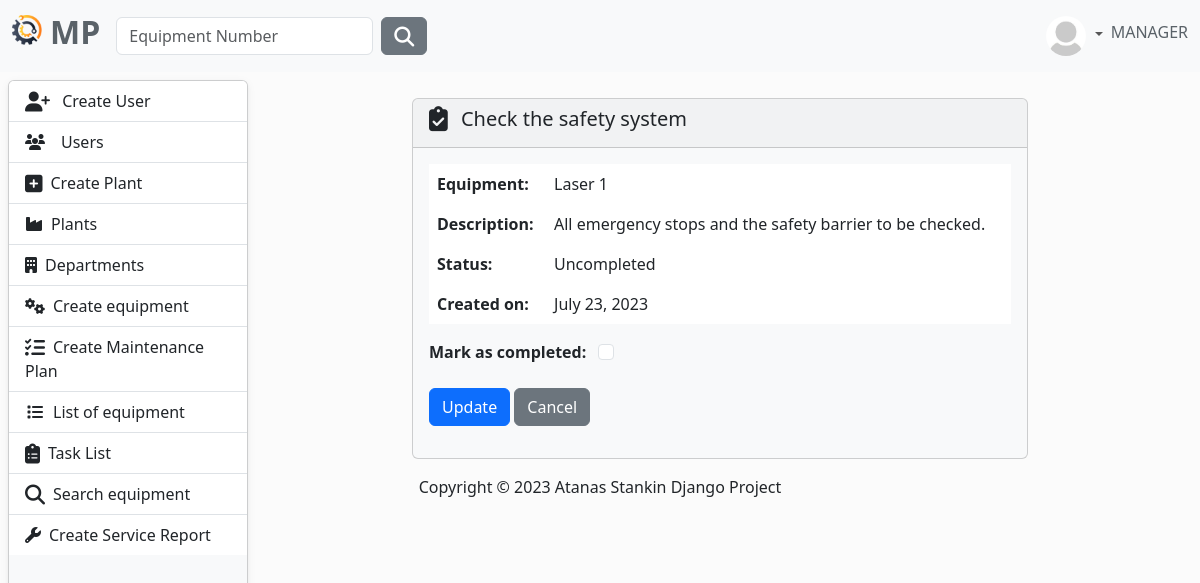
The app's page /task/user-update-task/19/ (signed in) with its own data.
### MaintenancePlanner/accounts/models.py (models this page shows, shortened)
class AppUser(AbstractUser, PermissionsMixin):
    username = models.CharField(
        max_length=30,
        validators=[
            MinLengthValidator(4),
        ],
        unique=True,
    )
    first_name = models.CharField(
        max_length=30,
        validators=[
            MinLengthValidator(2),
            user_name_validator,
        ]
    )
    last_name = models.CharField(
        max_length=30,
        validators=[
            MinLengthValidator(2),
            user_name_validator,
        ]
    )
    email = models.EmailField(unique=True)
    class Role(models.TextChoices):
        MANAGER = "MANAGER", 'Manager'
        SUPERVISOR = "SUPERVISOR", 'Supervisor'
        OPERATOR = "OPERATOR", 'Operator'
    role = models.CharField(max_length=50, choices=Role.choices)

class Profile(models.Model):
    user = models.OneToOneField(AppUser, on_delete=models.CASCADE)
    image = models.ImageField(
        default='images/default.jpg',
        null=True,
        blank=True,
        upload_to='images/'
    )

### MaintenancePlanner/task/models.py (models this page shows, shortened)
class Task(models.Model):
    technician = models.ForeignKey(UserModel, on_delete=models.CASCADE)
    equipment = models.ForeignKey(
        to=Equipment,
        on_delete=models.CASCADE,
    )
    title = models.CharField(
        max_length=256,
    )
    description = models.TextField(null=True, blank=True)
    complete = models.BooleanField(default=False)
    created_on = models.DateField(auto_now_add=True)
    class Meta:
        ordering = ['complete']

### MaintenancePlanner/equipment/models.py (models this page shows)
class Equipment(models.Model):
    description = models.CharField(
        max_length=50,
        validators=[equipment_name_validator],
    )
    type = models.CharField(
        max_length=30,
        choices=TYPE_OF_EQUIPMENT
    )
    acquisition_date = models.DateField(
        blank=True,
        null=True,
        verbose_name='Acquisition Date',
    )
    acquisition_value = models.FloatField(
        blank=True,
        null=True,
        verbose_name='Acquisition Value',
    )
    currency_code = models.CharField(
        max_length=10,
        choices=CURRENCY_CHOICES,
        default='EUR',
    )
    year_of_manufacture = models.PositiveIntegerField(
        verbose_name='Year of Manufacture',
        null=True,
        blank=True,
    )
    manufacturer = models.CharField(
        max_length=30,
        blank=True,
        null=True,
    )
    model_number = models.CharField(
        max_length=30,
        blank=True,
        null=True,
        verbose_name='Model Number'
    )
    part_number = models.CharField(
        max_length=30,
        blank=True,
        null=True,
        verbose_name='Manufacturer Part Number',
    )
    serial_number = models.CharField(
        max_length=30,
        blank=True,
        null=True,
        verbose_name='Manufacturer Serial Number',
    )
    plant = models.ForeignKey(
        to=Plant,
        on_delete=models.CASCADE)
    department = models.ForeignKey(
        to=Department,
        on_delete=models.CASCADE)
    def __str__(self):
        return self.description

### MaintenancePlanner/task/views.py (the view)
# urls.py: path('user-update-task/<int:pk>/', UserUpdateTask.as_view(), name='user-update-task'),
class UserUpdateTask(LoginRequiredMixin, UpdateView):
    template_name = 'user-update-task.html'
    model = Task
    form_class = UserUpdateTaskForm
    success_url = reverse_lazy('user-task-list')

### MaintenancePlanner/task/forms.py
class UserUpdateTaskForm(forms.ModelForm):
    class Meta:
        model = Task
        fields = ('complete',)
        labels = {
            'complete': 'Mark as completed: '
        }
        widgets = {
            'complete': forms.CheckboxInput(attrs={
                'class': 'form-check-input',
                'type': "checkbox",
                'id': 'flexCheckDefault',
            }),
        }

### MaintenancePlanner/task/templates/user-update-task.html (shortened to what this page needs)
{% extends "base.html" %}
{% load static %}
{% block content %}
    <div class="row justify-content-center mt-3">
        <div class="col-8">
            <div class="card bg-light mb-3" style="max-width: 200rem;">
                <div class="card-header">
                    <h5>
                        <i class="fa-solid fa-clipboard-check fa-lg me-2"></i>
                        {{ task.title }}
                    </h5>
                </div>
                <div class="card-body">
                    <table class="table table-hover table-borderless">
                        <tr>
                            <td>
                                <strong>Equipment:</strong>
                            </td>
                            <td>
                                {{ task.equipment }}
                            </td>
                        </tr>
                        <tr>
                            <td>
                                <strong>Description:</strong>
                            </td>
                            <td>
                                {{ task.description }}
                            </td>
                        </tr>
                        <tr>
                            <td>
                                <strong>Status:</strong>
                            </td>
                            <td>
                                {% if task.complete %}
                                    Completed
                                {% else %}
                                    Uncompleted
                                {% endif %}
                            </td>
                        </tr>
                        <tr>
                            <td>
                                <strong>Created on:</strong>
                            </td>
                            <td>
                                {{ task.created_on }}
                            </td>
                        </tr>
                    </table>
                    <form method="POST" enctype="multipart/form-data">
                        {% for field in form %}
                            <label class="fw-bold me-2 mb-4" for="{{ field.id_for_label }}">{{ field.label }}</label>
                            {{ field }}
                        {% endfor %}
                        <div class="mb-3">
                            <button type="submit" class="btn btn-primary ">Update</button>
                            <a href="{% url 'user-task-list' %}" class="btn btn-secondary">Cancel</a>
                        </div>
                    </form>
                </div>
            </div>
        </div>
    </div>
{% endblock content %}

### templates/partials/navbar.html (shortened to what this page needs)
{% load static %}
<nav class="navbar navbar-expand-lg bg-light fixed-top" data-bs-theme="light">
    <div class="container-fluid">
        <a class="navbar-brand" href="{% url 'home-page' %}">
            <ul class="navbar-nav ms-auto d-flex flex-row">
                <li><img class="logo me-2" src="{% static 'img/logo.png' %}" alt="logo" height="30"></li>
                <li><h2 style="color: #5a6268; font-weight: bold">MP</h2></li>
            </ul>
        </a>
        <div class="collapse navbar-collapse" id="navbarColor01">
            {% if user.is_authenticated %}
                <form class="d-flex" method=POST action="{% url 'search-equipment' %}">
                    <input class="form-control me-sm-2" type="search" placeholder="Equipment Number"
                           name="number">
                    <button class="btn btn-secondary my-2 my-sm-0" type="submit"><i
                            class="fa-solid fa-magnifying-glass fa-lg"></i></button>
                </form>
            {% endif %}
            <ul class="navbar-nav ms-auto d-flex flex-row">
                {% if not request.user.is_authenticated %}
                    <li class="nav-item">
                        <a class="nav-link" href="{% url 'login' %}"><i
                                class="fa-solid fa-right-to-bracket fa-lg me-2"></i>Sig In
                        </a>
                    </li>
                {% else %}
                    <li class="nav-item dropdown d-flex align-items-center">
                        <div class="btn-group dropdown">
                            <a class="nav-link dropdown-toggle" data-bs-toggle="dropdown" href="#" role="button"
                               aria-haspopup="true" aria-expanded="false">
                                {% if user.profile.image %}
                                    <img src="{{ user.profile.image.url }}" class="rounded-circle" height="40"
                                         loading="lazy"/>
                                {% else %}
                                    <img src="{% static 'img/profile-img.png' %}" class="rounded-circle" height="40"
                                         loading="lazy"/>
                                {% endif %}
                            </a>
                        </div>
                        <h6 style="color: #5a6268">{{ request.user.role }}</h6>
                    </li>
                {% endif %}
            </ul>
        </div>
    </div>
</nav>

### static/css/body.css (style rules this page uses)
body { background-color: #fbfbfb; }

### records on screen
AppUser: profile.image (placeholder picture), user.role "MANAGER"
Task: title "Check the safety system", equipment "Laser 1", description "All emergency stops and the safety barrier to be checked.", created_on "July 23, 2023"

### other values on screen
{{ field.label }} "Mark as completed:"
